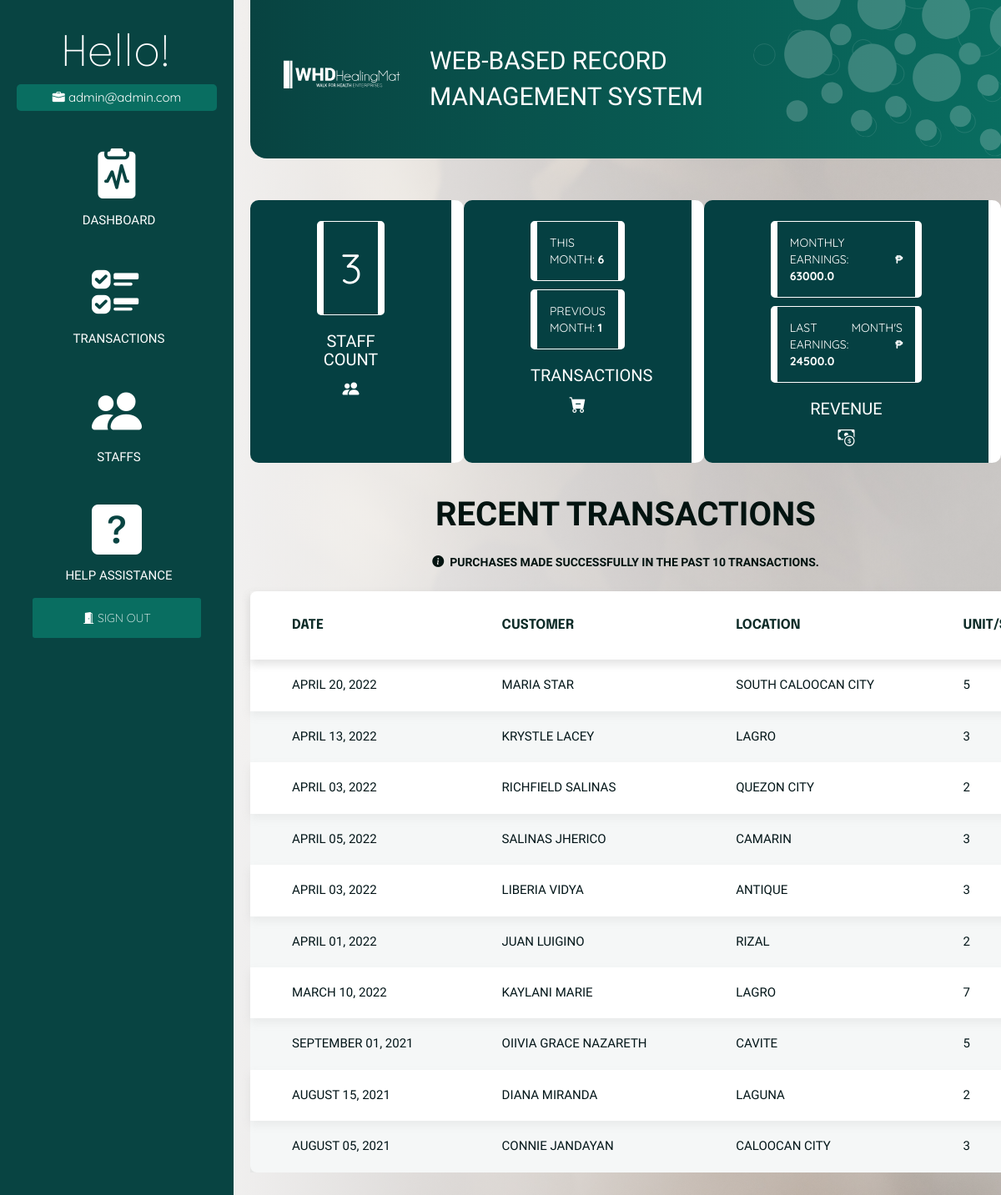
Before: /dashboard (signed in) with the older database file.
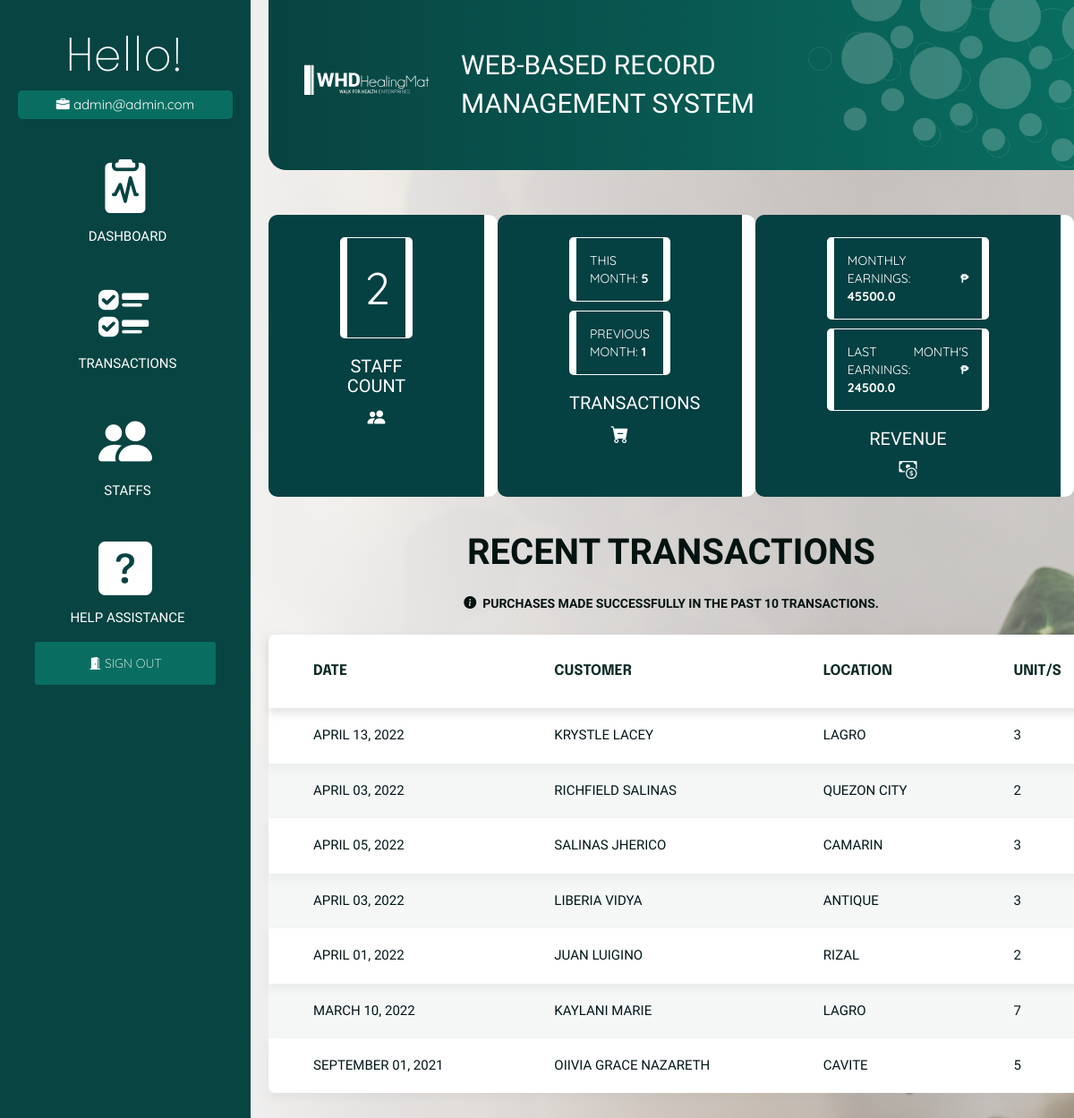
After: the same page with the newer database file.
### models.py (models this page shows, shortened)
class Staff(db.Model):
    __tablename__ = 'staff'
    staff_id = db.Column(db.Integer, primary_key=True)
    staff_email = db.Column(db.String(200), unique=True)
    staff_password = db.Column(db.String(200), nullable=False)

class Transaction(db.Model):
    __tablename__ = 'transaction'
    cust_id = db.Column(db.Integer, primary_key=True)
    cust_firstname = db.Column(db.Text)
    cust_lastname = db.Column(db.Text)
    trans_date = db.Column(db.Date)
    trans_location = db.Column(db.Text)
    prod_id = db.Column(db.Integer)
    trans_quantity = db.Column(db.Integer)

### blueprint/dashboard.py (the view)
@dashboard_bp.route('/dashboard')
def dashboard():
    if not is_authenticated():
        return redirect(url_for('auth_bp.login_page'))
    date_now = datetime.utcnow()
    year_now = date_now.year
    month_now = date_now.month
    prev_month = month_now - 1
    this_year = extract('year', Transaction.trans_date) == year_now
    this_month = extract('month', Transaction.trans_date) == month_now
    this_prev_month = extract('month', Transaction.trans_date) == prev_month
    staff_count = len(Staff.query.all())
    trans_month_count = len(
        Transaction.query.filter(this_year, this_month).all())
    prev_trans_month_count = len(
        Transaction.query.filter(this_year, this_prev_month).all())
    prod_trans_data = Transaction.query \
        .join(Product, Transaction.prod_id == Product.prod_id) \
        .with_entities(
            Transaction.trans_quantity,
            Product.prod_retail_price
        ) \
        .filter(Transaction.prod_id == Product.prod_id)
    prod_month_data = prod_trans_data.filter(this_year, this_month).all()
    prod_prev_month_data = prod_trans_data.filter(
        this_year, this_prev_month).all()
    recent_trans_data = Transaction.query\
        .order_by(Transaction.cust_id.desc())\
        .join(Product, Transaction.prod_id == Product.prod_id)\
        .with_entities(
            Product.prod_retail_price,
            Transaction.cust_firstname,
            Transaction.cust_lastname,
            Transaction.trans_location,
            Transaction.trans_date,
            Transaction.trans_quantity
        )\
        .filter(Transaction.prod_id == Product.prod_id)\
        .limit(10)\
        .all()
    prod_month_total_earn = 0
    for item in prod_month_data:
        prod_month_total_earn += item[0] * item[1]
    prod_prev_month_total_earn = 0
    for item in prod_prev_month_data:
        prod_prev_month_total_earn += item[0] * item[1]
    data = {
        "staff_count": staff_count,
        "trans_month_count": trans_month_count,
        "prev_trans_month_count": prev_trans_month_count,
        "prod_month_total_earn": prod_month_total_earn,
        "prod_prev_month_total_earn": prod_prev_month_total_earn,
        "recent_trans_data": recent_trans_data,
        "datetime": datetime
    }
    return render_template('auth/dashboard_page.html', data=data)

### helper/functions.py (called while the page is built)
def is_authenticated():
    if session.get('signedin'):
        return True
    return False

### templates/auth/dashboard_page.html (shortened to what this page needs)
{% extends 'auth/auth_base.html' %}
{% block head %}
<link rel="stylesheet" href="{{ url_for('static', filename='css/dashboard.css') }}">
<link rel="stylesheet" href="{{ url_for('static', filename='css/transaction.css') }}">
{% endblock %}
{% block body %}
<div class="dashboard">
    <div class="item">
        <p id="staff-no">{{ data['staff_count'] }}</p>
        <h2>STAFF COUNT</h2><i id="logo-items" class="bi bi-people-fill"></i>
    </div>
    <div class="item">
        <p>THIS MONTH: <b>{{ data['trans_month_count'] }}</b></p>
        <p>PREVIOUS MONTH: <b>{{ data['prev_trans_month_count'] }}</b></p>
        <h2>TRANSACTIONS</h2><i id="logo-items" class="bi bi-cart-dash-fill"></i>
    </div>
    <div class="item">
        <p>MONTHLY EARNINGS: <b>₱ {{ data['prod_month_total_earn'] }}</b></p>
        <p>LAST MONTH'S EARNINGS: <b>₱ {{ data['prod_prev_month_total_earn'] }}</b></p>
        <h2>REVENUE</h2><i id="logo-items" class="bi bi-cash-coin"></i>
        <br>
    </div>
</div>
    <div>
        <br>
        <h2 id="tip-h-1">RECENT TRANSACTIONS</h2>
        <p id="tip-1"><span><i class="bi bi-info-circle-fill"></i></span>
            &nbsp;PURCHASES MADE SUCCESSFULLY IN THE PAST 10 TRANSACTIONS.</p>
        <table class="spec-tbl">
        <thead>
            <tr>
                <th>DATE</th>
                <th>CUSTOMER</th>
                <th>LOCATION</th>
                <th>UNIT/S</th>
            </tr>
        </thead>
            <tbody>
            {% for item in data['recent_trans_data'] %}
            <tr id="tr-shadow">
                <td>{{ (data['datetime']).strftime(item[4], "%B %d, %Y") }}</td>
                <td>{{ item[1] }} {{ item[2] }}</td>
                <td>{{ item[3] }}</td>
                <td>{{ item[5] }}</td>
            </tr>
            {% endfor %}
        </tbody>
        </table>
    </div>
{% endblock %}

### templates/auth/auth_base.html (shortened to what this page needs)
<!DOCTYPE html>
<html lang="en">
    <head>
        <link rel="stylesheet" href="{{ url_for('static', filename='css/auth.css') }}">
        <link rel="stylesheet" href="https://pro.fontawesome.com/releases/v5.10.0/css/all.css"/>
        <link rel="stylesheet" href="https://maxcdn.bootstrapcdn.com/bootstrap/3.3.7/css/bootstrap.min.css">
        <link rel="stylesheet" href="https://cdn.jsdelivr.net/npm/bootstrap-icons@1.8.1/font/bootstrap-icons.css">
        {% block head %}
        {% endblock %}
    </head>
<body>
<div class="wrapper">
    <div class="sidebar">
        <span id="h1">Hello!</span>
        <span id="h1-data"><i class="bi bi-briefcase-fill"></i>&nbsp{{ session['email'] }}</span>
        <div class="cont">
                <a href="/dashboard" id="cont-sect">
                    <i class="bi bi-clipboard2-pulse-fill" id="auth-logo"></i>
                    <span id="auth-lbl">DASHBOARD</span></a>
                <a href="/transaction" id="cont-sect">
                    <i class="bi bi-ui-checks" id="auth-logo"></i>
                        <span id="auth-lbl">TRANSACTIONS</span></a>
                <a href="/staff" id="cont-sect">
                    <i class="bi bi-people-fill" id="auth-logo"></i>
                        <span id="auth-lbl">STAFFS</span></a>
                <a href="/help" id="cont-sect">
                    <i class="bi bi-question-square-fill" id="auth-logo"></i>
                        <span id="auth-lbl">HELP ASSISTANCE</span></a>
        <div class="logout">
            <a href="/logout">
                <i class="bi bi-door-open-fill"></i>
                SIGN OUT
            </a>
        </div>
        </div>
    </div>
    <div class="main">
        <div class="main--header">
            <image class="logo-svg" src="{{ url_for('static', filename='images/logo-head-web.svg') }}"></image>
            <span id="title">WEB-BASED RECORD MANAGEMENT SYSTEM</span>
            <image class="bg-head-svg" src="{{ url_for('static', filename='images/bubbles.svg') }}"></image>
        </div>
        <div class="main--content">
            {% block body %}
            {% endblock %}
        </div>
    </div>
</div>
</body>
</html>

### static/css/auth.css (style rules this page uses)
body { image-rendering: -webkit-optimize-contrast; background-image: linear-gradient(to left, rgba(215, 215, 215, 0.43) 20%, rgb(250, 250, 250) 90%), url("/static/images/dashboard-bg.jpg"); background-size: cover; }
.wrapper .sidebar { width: 20em; height: 100%; padding: 30px 20px; background: #084442; }
.sidebar { display: flex; position: fixed; flex-direction: column; }
#h1 { font-size: 50px; text-align: center; font-family: 'Epilogue', sans-serif; font-weight: 200; color: white; }
#h1-data { text-align: center; font-size: 15px; margin-bottom: 30px; font-family: 'Quicksand', sans-serif; color: white; border-radius: 5px; padding: 5px 20px 5px 20px; background: #096e61; }
.cont { text-align: center; display: flex; flex-direction: column; }
#cont-sect { color: inherit; !important; text-decoration: none !important; outline: none; !important; padding: 5px; display: flex; flex-direction: column; margin-bottom: 25px; }
#auth-logo { font-size: 60px; color: white; }
#auth-lbl { font-family: 'Heebo', sans-serif; color: white; font-size: 15px; font-weight: 300; margin-left: 5px; }
.logout a { border: none; outline: none; border-radius: 3px; padding: 15px 60px 15px 60px; color: white; font-family: 'Quicksand', sans-serif; font-weight: 200; background: #096e61; text-decoration: none !important; outline: none; !important; }
.main { overflow: hidden; }
.wrapper .main { width: 100%; padding: 0px 0px 0px 300px; overflow: hidden; }
.wrapper .main--header { display: flex; flex-direction: row; align-items: center; border-bottom-left-radius: 20px; margin: 0px 0px 20px 0px; padding: 20px; background: linear-gradient(to right, #084341, #096d60); overflow: hidden; }
#title { color: white; font-family: 'Heebo', sans-serif; margin-left: 5px; font-size: 30px; }
.logo-svg { display: flex; overflow: hidden; padding: 0 20px; width: auto; height: 80px; filter: brightness(0) invert(1); }
.bg-head-svg { height: 250px; width: auto; mix-blend-mode: normal; margin-top: -100px; margin-right: -80px; margin-left: auto; border-radius: 4px; transform: rotate(8.44deg); opacity: 20%; }
.wrapper .main--content { color: white; }

### static/css/dashboard.css (style rules this page uses)
.dashboard { display: flex; flex-direction: row; text-align: center; }
.item { overflow: hidden; background: rgb(5, 64, 66); margin-top: 30px; padding: 15px 80px 15px 80px; border-radius: 10px; border-right: #ffffff solid 15px; margin-left: auto; margin-right: auto; }
#logo-items { font-size: 20px; }
p { margin-top: 10px; text-align: justify; padding: 15px; border-radius: 5px; border: white solid 1px; border-left: white solid 8px; border-right: white solid 8px; font-family: 'Quicksand', sans-serif; }
b { font-family: 'Quicksand', sans-serif; }
h2 { font-family: 'Heebo', sans-serif; font-size: 20px; font-weight: 200; }
#staff-no { text-align: center; padding: 20px; font-size: 50px; }
#tip-h-1 { font-size: 40px; }
#tip-1, #tip-h-1 { border: none; font-family: 'Heebo', sans-serif; font-weight: bold; text-align: center; color: #031310; }
.spec-tbl { margin: 0 auto 30px auto; width: 80em; }

### static/css/transaction.css (style rules this page uses)
table { border-collapse: collapse; background: white; border-radius: 8px; margin-bottom: 30px; margin-left: auto; margin-right: auto; }
thead { box-shadow: 0 5px 10px rgba(157, 156, 156, 0.2); }
tr:nth-child(even) { background: rgba(5, 63, 65, 0.04); }
tr:nth-child(odd) { box-shadow: 0 5px 10px rgba(157, 156, 156, 0.13); }
th { padding: 30px 50px; font-size: 16px; font-family: 'Epilogue', sans-serif; text-transform: uppercase; color: #0e2c28; }
td { padding: 20px 50px; font-family: Assistant, sans-serif; font-size: 15px; text-transform: uppercase; color: #021518; }
a { color: black; }

### static/css/global.css (style rules this page uses)
* { margin: 0; padding: 0; box-sizing: border-box; font-family: sans-serif; list-style: none; text-decoration: none; user-select: none; -webkit-user-drag: none; }
img { pointer-events: none; }
html { scroll-behavior: smooth; }
a { outline: 0 !important; text-decoration: none !important; }

Changed rows visible on the page:
removed Transaction: trans_date "APRIL 20, 2022", cust_firstname "MARIA", cust_lastname "STAR", trans_location "SOUTH CALOOCAN CITY", trans_quantity "5"
removed Transaction: trans_date "AUGUST 15, 2021", cust_firstname "DIANA", cust_lastname "MIRANDA", trans_location "LAGUNA", trans_quantity "2"
removed Transaction: datetime "AUGUST 05, 2021", cust_firstname "CONNIE", cust_lastname "JANDAYAN", trans_location "CALOOCAN CITY", trans_quantity "3"
Other visible differences:
{{ data['staff_count'] }}: "3" → "2"
{{ data['trans_month_count'] }}: "6" → "5"
{{ data['prod_month_total_earn'] }}: "63000.0" → "45500.0"
